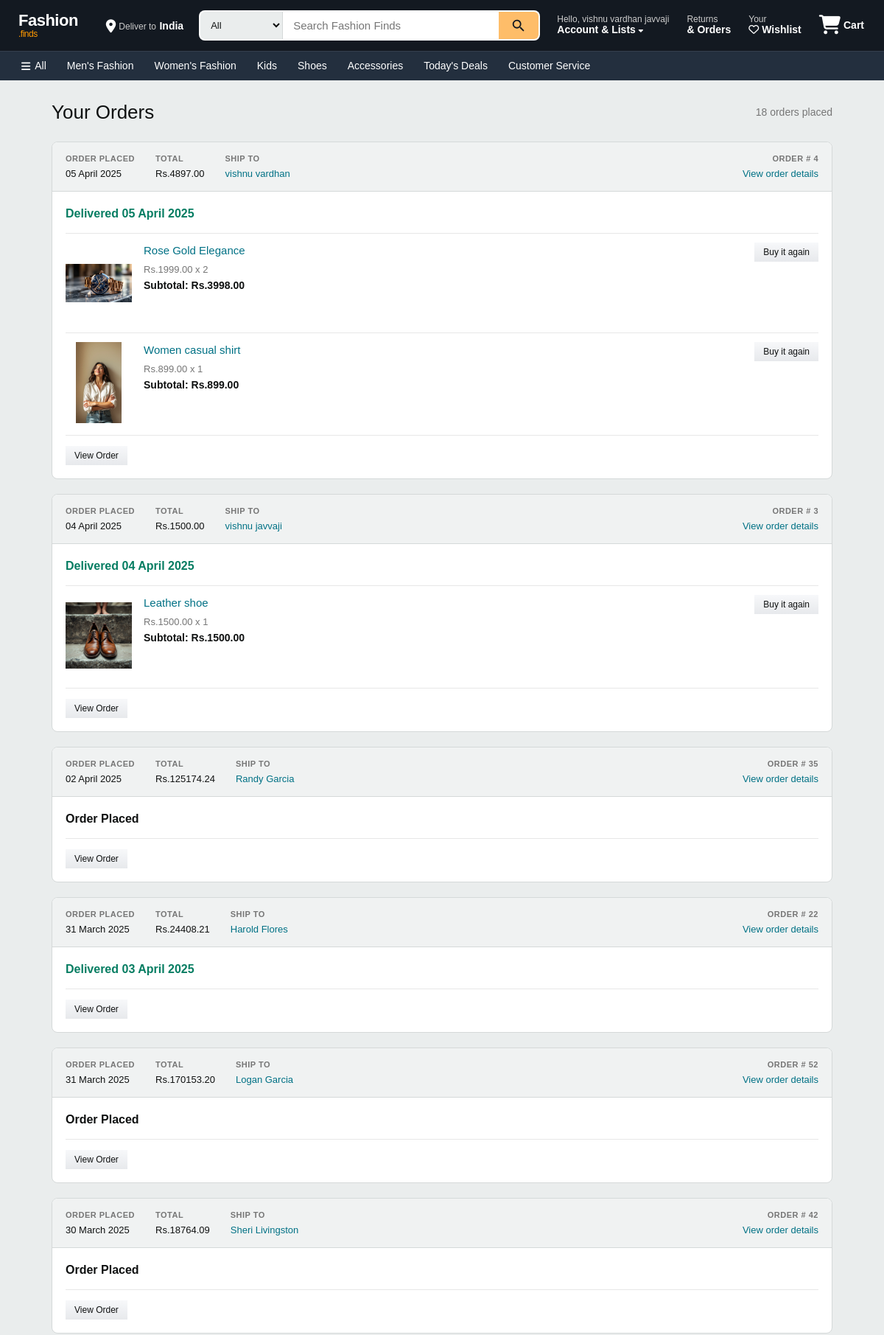
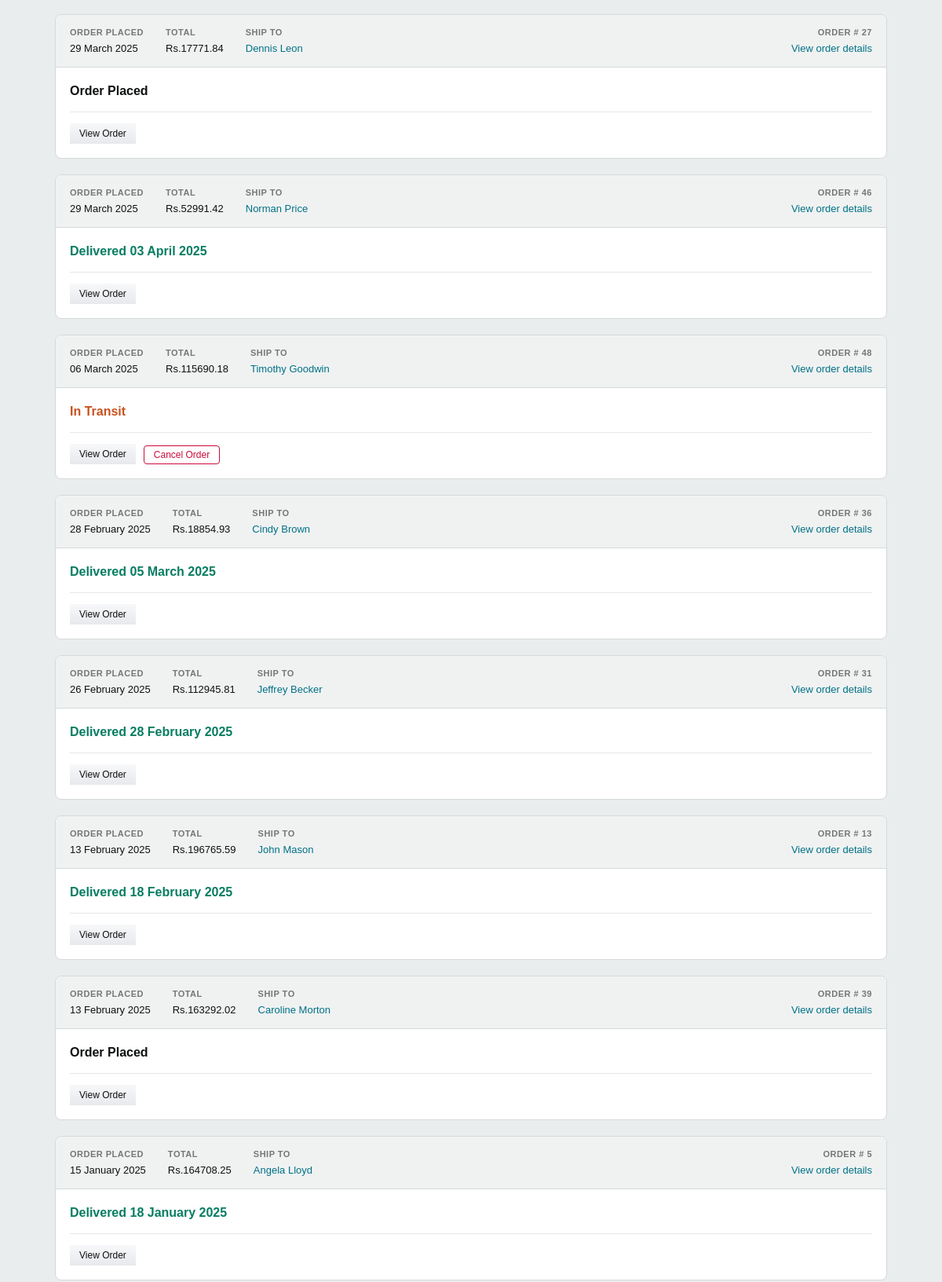
/my_orders (signed in, upper part), run on the app's committed database (2 pictures, top to bottom).
### app/models.py (models this page shows, shortened)
class User(db.Model, UserMixin):
    __tablename__ = 'users'
    id = db.Column(db.Integer, primary_key=True)
    name = db.Column(db.String(100), nullable=False)
    phone = db.Column(db.String(15), nullable=False)
    email = db.Column(db.String(100), unique=True, nullable=False)
    password = db.Column(db.String(255), nullable=False)
    address = db.Column(db.Text, nullable=False)
    state = db.Column(db.String(50), nullable=False)
    city = db.Column(db.String(50), nullable=False)
    pincode = db.Column(db.String(10), nullable=False)
    reset_token = db.Column(db.String(255), nullable=True)
    reset_token_expiry = db.Column(db.DateTime, nullable=True)
    approved = db.Column(db.Boolean, default=False)
    role = db.Column(db.String(10), nullable=False)

class Order(db.Model):
    __tablename__ = 'orders'
    id = db.Column(db.Integer, primary_key=True)
    user_id = db.Column(db.Integer, db.ForeignKey('users.id'), nullable=False)
    total_price = db.Column(db.Float, nullable=False)
    status = db.Column(db.String(50), nullable=False, default="Pending")  # ('Pending', 'Shipped', 'Delivered', 'Cancelled')
    order_date = db.Column(db.DateTime, nullable=False, default=lambda: datetime.now(timezone.utc))
    delivery_date = db.Column(db.DateTime, nullable=True)
    order_items = db.relationship('OrderItem', backref='order', lazy=True, cascade="all, delete-orphan")
    delivery_person_id = db.Column(db.Integer, db.ForeignKey('users.id'), nullable=True)
    customer_name = db.Column(db.String(100), nullable=False)
    address_line_1 = db.Column(db.String(100), nullable=False)
    state = db.Column(db.String(100), nullable=False)
    city = db.Column(db.String(100), nullable=False)
    pincode = db.Column(db.String(20), nullable=False)
    mail = db.Column(db.String(50), nullable=False)

class Product(db.Model):
    __tablename__ = 'products'
    id = db.Column(db.Integer, primary_key=True)
    product_name = db.Column(db.String(100), nullable=False)
    product_picture = db.Column(db.String(1000), nullable=False)
    current_price = db.Column(db.Float, nullable=False)
    previous_price = db.Column(db.Float, nullable=False)
    description = db.Column(db.String(2000), nullable=True)
    color = db.Column(db.String(15))
    rating = db.Column(db.Integer, default=0)
    sale = db.Column(db.Boolean, default=False)
    discount = db.Column(db.Integer, nullable=True, default=0)
    category = db.Column(db.String(100), nullable=False)
    brand_id = db.Column(db.Integer, db.ForeignKey('brands.id'), nullable=True)
    count = db.Column(db.Integer, nullable=False, default=0)
    quantity_size = db.relationship('ProductSize', backref='product', lazy=True, cascade="all, delete-orphan")
    carts = db.relationship('Cart', backref='cart_product', lazy=True, cascade="all, delete-orphan")
    wishlists = db.relationship('Wishlist', backref='wishlist_product', lazy=True, cascade="all, delete-orphan")
    order_items = db.relationship('OrderItem', backref='product', lazy=True, cascade="all, delete-orphan")

class OrderItem(db.Model):
    __tablename__ = 'order_items'
    id = db.Column(db.Integer, primary_key=True)
    order_id = db.Column(db.Integer, db.ForeignKey('orders.id'), nullable=False)
    product_id = db.Column(db.Integer, db.ForeignKey('products.id'), nullable=False)
    quantity = db.Column(db.Integer, nullable=False, default=1)
    unit_price = db.Column(db.Float, nullable=False)  # Price at time of purchase
    subtotal = db.Column(db.Float, nullable=False)  # quantity * unit_price

### app/views.py (the view)
@views.route('/my_orders')
@login_required
def my_orders():
    orders = Order.query.filter_by(user_id=current_user.id).order_by(Order.order_date.desc()).all()
    orders_with_items = []
    for order in orders:
        order_items = OrderItem.query.filter_by(order_id=order.id).all()
        items_data = [{
            'name': item.product.product_name,
            'quantity': item.quantity,
            'unit_price': item.unit_price,
            'subtotal': item.subtotal,
            'image': item.product.product_picture,
            'product_id': item.product.id,
        } for item in order_items]
        orders_with_items.append({
            'id': order.id,
            'status': order.status,
            'total_price': order.total_price,
            'order_date': order.order_date,
            'delivery_date': order.delivery_date,
            'customer_name': order.customer_name,
            'order_items': items_data
        })
    return render_template('my_orders.html', orders=orders_with_items)

### app/templates/my_orders.html (shortened to what this page needs)
{% extends 'base.html' %}
{% block content %}
<div class="orders-page">
    <div class="orders-header">
        <h1>Your Orders</h1>
        <p class="orders-subtitle">{{ orders|length }} order{{ 's' if orders|length != 1 else '' }} placed</p>
    </div>
    {% if orders %}
        {% for order in orders %}
        <div class="order-card">
            <div class="order-card-header">
                <div class="order-header-col">
                    <span class="order-header-label">ORDER PLACED</span>
                    <span class="order-header-value">{{ order.order_date.strftime('%d %B %Y') }}</span>
                </div>
                <div class="order-header-col">
                    <span class="order-header-label">TOTAL</span>
                    <span class="order-header-value">Rs.{{ "%.2f"|format(order.total_price) }}</span>
                </div>
                <div class="order-header-col">
                    <span class="order-header-label">SHIP TO</span>
                    <span class="order-header-value order-header-name">{{ order.customer_name }}</span>
                </div>
                <div class="order-header-col order-header-right">
                    <span class="order-header-label">ORDER # {{ order.id }}</span>
                    <a href="{{ url_for('views.view_order_items', order_id=order.id) }}" class="order-details-link">View order details</a>
                </div>
            </div>
            <div class="order-card-body">
                <div class="order-status-row">
                    <span class="order-status
                        {% if order.status == 'Delivered' %} status-delivered
                        {% elif order.status == 'Cancelled' %} status-cancelled
                        {% elif order.status == 'In Transit' %} status-transit
                        {% else %} status-pending
                        {% endif %}">
                        {% if order.status == 'Delivered' %}
                            Delivered {{ order.delivery_date.strftime('%d %B %Y') if order.delivery_date else '' }}
                        {% elif order.status == 'In Transit' %}
                            In Transit
                        {% elif order.status == 'Cancelled' %}
                            Cancelled
                        {% else %}
                            Order Placed
                        {% endif %}
                    </span>
                </div>
                {% for item in order.order_items %}
                <div class="order-item-row">
                    <div class="order-item-image">
                        <a href="{{ url_for('views.product_info', product_id=item.product_id) }}">
                            <img src="{{ url_for('views.get_image', filename=item.image) }}" alt="{{ item.name }}" onerror="this.src='https://via.placeholder.com/100x120?text=No+Image'">
                        </a>
                    </div>
                    <div class="order-item-info">
                        <a href="{{ url_for('views.product_info', product_id=item.product_id) }}" class="order-item-name">{{ item.name }}</a>
                        <div class="order-item-price">Rs.{{ "%.2f"|format(item.unit_price) }} x {{ item.quantity }}</div>
                        <div class="order-item-subtotal">Subtotal: Rs.{{ "%.2f"|format(item.subtotal) }}</div>
                    </div>
                    <div class="order-item-actions">
                        <a href="{{ url_for('views.product_info', product_id=item.product_id) }}" class="btn-amazon-secondary btn-sm">Buy it again</a>
                    </div>
                </div>
                {% endfor %}
                <div class="order-card-footer">
                    <a href="{{ url_for('views.view_order_items', order_id=order.id) }}" class="btn-amazon-secondary btn-sm">View Order</a>
                    {% if order.status == 'In Transit' or order.status == 'Pending' %}
                    <form action="{{ url_for('views.cancel_order', order_id=order.id) }}" method="POST" class="order-cancel-form">
                        <button type="submit" class="btn-cancel btn-sm" onclick="return confirm('Are you sure you want to cancel this order?')">Cancel Order</button>
                    </form>
                    {% endif %}
                </div>
            </div>
        </div>
        {% endfor %}
    {% endif %}
</div>
{% endblock %}

### app/templates/navbar.html (shortened to what this page needs)
<div class="nav-container">
    <div class="navbar-top">
        <div class="logo">
            <a href="/">Fashion<span class="logo-accent">.finds</span></a>
        </div>
        <div class="deliver-to">
            <i class="fas fa-location-dot"></i>
            <div>
                <span class="deliver-label">Deliver to</span>
                <span class="deliver-value">India</span>
            </div>
        </div>
        <div class="nav-search">
            <form action="{{ url_for('views.search') }}" method="GET" class="search-bar">
                <select name="category" class="search-category">
                    <option value="">All</option>
                </select>
                <input type="text" name="query" class="search-input"
                       placeholder="Search Fashion Finds" required>
                <button type="submit" class="search-button">
                </button>
            </form>
        </div>
        <div class="nav-actions">
            <div class="dropdown">
                <a href="{{ url_for('auth.account') }}" class="nav-action-item">
                    <span class="nav-action-label">Hello, {% if current_user.is_authenticated %}{{ current_user.name }}{% else %}sign in{% endif %}</span>
                    <span class="nav-action-value">Account & Lists <i class="fas fa-caret-down" style="font-size:10px"></i></span>
                </a>
            </div>
            <a href="{{ url_for('views.my_orders') }}" class="nav-action-item">
                <span class="nav-action-label">Returns</span>
                <span class="nav-action-value">& Orders</span>
            </a>
            <a href="/wishlist" class="nav-action-item">
                <span class="nav-action-label">Your</span>
                <span class="nav-action-value"><i class="far fa-heart"></i> Wishlist</span>
            </a>
            <a href="/cart" class="nav-cart">
                <span class="cart-icon-wrap">
                    <i class="fas fa-shopping-cart"></i>
                </span>
                <span class="cart-label">Cart</span>
            </a>
        </div>
    </div>
    <div class="navbar-bottom">
        <div class="navbar-bottom-inner">
            <a href="/" class="nav-cat-link"><i class="fas fa-bars"></i> All</a>
            <a href="{{ url_for('views.products_by_category', category_name='Men') }}" class="nav-cat-link">Men's Fashion</a>
            <a href="{{ url_for('views.products_by_category', category_name='Women') }}" class="nav-cat-link">Women's Fashion</a>
            <a href="{{ url_for('views.products_by_category', category_name='Kids') }}" class="nav-cat-link">Kids</a>
            <a href="{{ url_for('views.products_by_category', category_name='Shoes') }}" class="nav-cat-link">Shoes</a>
            <a href="{{ url_for('views.products_by_category', category_name='Accessories') }}" class="nav-cat-link">Accessories</a>
            <a href="{{ url_for('views.search') }}?query=sale" class="nav-cat-link">Today's Deals</a>
            <a href="{{ url_for('views.contact') }}" class="nav-cat-link">Customer Service</a>
        </div>
    </div>
</div>

### data on the page
User: name "vishnu vardhan javvaji"
Order: order_date "05 April 2025", total_price "4897.00", customer_name "vishnu vardhan", id "4", delivery_date "05 April 2025", product_picture (picture), quantity "2" "1"
Product: name "Rose Gold Elegance"
OrderItem: unit_price "1999.00", subtotal "3998.00"
Product: name "Women casual shirt"
OrderItem: unit_price "899.00", subtotal "899.00"
Order: order_date "04 April 2025", total_price "1500.00", customer_name "vishnu javvaji", id "3", delivery_date "04 April 2025", product_picture (picture), quantity "1"
Product: name "Leather shoe"
OrderItem: unit_price "1500.00", subtotal "1500.00"
Order: order_date "02 April 2025", total_price "125174.24", customer_name "Randy Garcia", id "35", status "Order Placed"
Order: order_date "31 March 2025", total_price "24408.21", customer_name "Harold Flores", id "22", delivery_date "03 April 2025"
Order: order_date "31 March 2025", total_price "170153.20", customer_name "Logan Garcia", id "52", status "Order Placed"
Order: order_date "30 March 2025", total_price "18764.09", customer_name "Sheri Livingston", id "42", status "Order Placed"
Order: order_date "29 March 2025", total_price "17771.84", customer_name "Dennis Leon", id "27", status "Order Placed"
Order: order_date "29 March 2025", total_price "52991.42", customer_name "Norman Price", id "46", delivery_date "03 April 2025"
Order: order_date "06 March 2025", total_price "115690.18", customer_name "Timothy Goodwin", id "48", status "In Transit"
Order: order_date "28 February 2025", total_price "18854.93", customer_name "Cindy Brown", id "36", delivery_date "05 March 2025"
Order: order_date "26 February 2025", total_price "112945.81", customer_name "Jeffrey Becker", id "31", delivery_date "28 February 2025"
Order: order_date "13 February 2025", total_price "196765.59", customer_name "John Mason", id "13", delivery_date "18 February 2025"
Order: order_date "13 February 2025", total_price "163292.02", customer_name "Caroline Morton", id "39", status "Order Placed"
Order: order_date "15 January 2025", total_price "164708.25", customer_name "Angela Lloyd", id "5", delivery_date "18 January 2025"

### other printed values
{{ orders|length }} "18"
{{ 's' if orders|length != 1 else '' }} "s"
